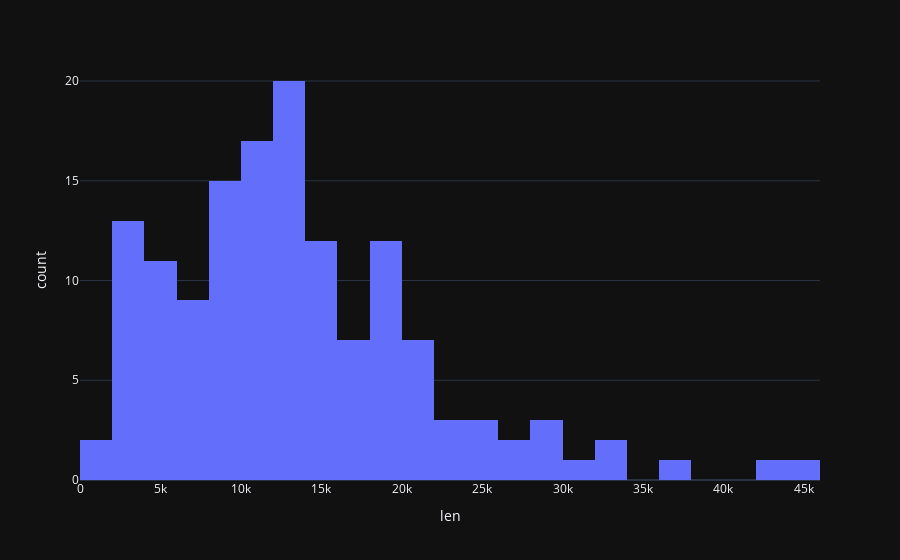

Notebook code cell kept with this figure:
### Code cell
px.histogram(df_extracted, x='len', nbins=30)

### Figure 1 — Plotly figure (JSON) as saved in the notebook; plotly's stock layout.template omitted (floating-point values rounded to 4 significant figures; data arrays with more than 128 entries replaced by an {"elided": "..."} marker saying what was removed)
{"data": [{"alignmentgroup": "True", "bingroup": "x", "hovertemplate": "len=%{x}<br>count=%{y}<extra></extra>", "legendgroup": "", "marker": {"color": "#636efa", "pattern": {"shape": ""}}, "name": "", "nbinsx": 30, "offsetgroup": "", "orientation": "v", "showlegend": false, "x": {"elided": "142 int values"}, "xaxis": "x", "yaxis": "y", "type": "histogram"}], "layout": {"xaxis": {"anchor": "y", "domain": [0.0, 1.0], "title": {"text": "len"}}, "yaxis": {"anchor": "x", "domain": [0.0, 1.0], "title": {"text": "count"}}, "legend": {"tracegroupgap": 0}, "margin": {"t": 60}, "barmode": "relative"}}
